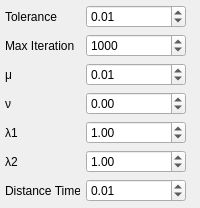
  <widget class="QDockWidget" name="levelSetParamsDock">
   <property name="sizePolicy">
    <sizepolicy hsizetype="Preferred" vsizetype="Preferred">
     <horstretch>0</horstretch>
     <verstretch>0</verstretch>
    </sizepolicy>
   </property>
   <property name="minimumSize">
    <size>
     <width>191</width>
     <height>208</height>
    </size>
   </property>
   <property name="allowedAreas">
    <set>Qt::LeftDockWidgetArea|Qt::RightDockWidgetArea</set>
   </property>
   <property name="windowTitle">
    <string>Level Set</string>
   </property>
   <attribute name="dockWidgetArea">
    <number>1</number>
   </attribute>
   <widget class="QWidget" name="levelSetParamsContent">
    <layout class="QFormLayout" name="formLayout_2">
     <property name="leftMargin">
      <number>5</number>
     </property>
     <property name="topMargin">
      <number>5</number>
     </property>
     <property name="rightMargin">
      <number>5</number>
     </property>
     <property name="bottomMargin">
      <number>5</number>
     </property>
     <item row="0" column="0">
      <widget class="QLabel" name="lblLSTolerance">
       <property name="minimumSize">
        <size>
         <width>75</width>
         <height>0</height>
        </size>
       </property>
       <property name="maximumSize">
        <size>
         <width>75</width>
         <height>16777215</height>
        </size>
       </property>
       <property name="text">
        <string>Tolerance</string>
       </property>
      </widget>
     </item>
     <item row="0" column="1">
      <widget class="QDoubleSpinBox" name="sbLSTolerance">
       <property name="minimumSize">
        <size>
         <width>100</width>
         <height>0</height>
        </size>
       </property>
       <property name="maximumSize">
        <size>
         <width>100</width>
         <height>16777215</height>
        </size>
       </property>
       <property name="readOnly">
        <bool>false</bool>
       </property>
       <property name="maximum">
        <double>0.100000000000000</double>
       </property>
       <property name="singleStep">
        <double>0.050000000000000</double>
       </property>
       <property name="value">
        <double>0.010000000000000</double>
       </property>
      </widget>
     </item>
     <item row="1" column="0">
      <widget class="QLabel" name="lblLSMaxIter">
       <property name="minimumSize">
        <size>
         <width>75</width>
         <height>0</height>
        </size>
       </property>
       <property name="maximumSize">
        <size>
         <width>75</width>
         <height>16777215</height>
        </size>
       </property>
       <property name="text">
        <string>Max Iteration</string>
       </property>
      </widget>
     </item>
     <item row="1" column="1">
      <widget class="QSpinBox" name="sbLSMaxIter">
       <property name="minimumSize">
        <size>
         <width>100</width>
         <height>0</height>
        </size>
       </property>
       <property name="maximumSize">
        <size>
         <width>100</width>
         <height>16777215</height>
        </size>
       </property>
       <property name="minimum">
        <number>1</number>
       </property>
       <property name="maximum">
        <number>5000</number>
       </property>
       <property name="value">
        <number>1000</number>
       </property>
      </widget>
     </item>
     <item row="2" column="0">
      <widget class="QLabel" name="lblLSMu">
       <property name="minimumSize">
        <size>
         <width>75</width>
         <height>0</height>
        </size>
       </property>
       <property name="maximumSize">
        <size>
         <width>75</width>
         <height>16777215</height>
        </size>
       </property>
       <property name="text">
        <string>μ</string>
       </property>
      </widget>
     </item>
     <item row="2" column="1">
      <widget class="QDoubleSpinBox" name="sbLSMu">
       <property name="minimumSize">
        <size>
         <width>100</width>
         <height>0</height>
        </size>
       </property>
       <property name="maximumSize">
        <size>
         <width>100</width>
         <height>16777215</height>
        </size>
       </property>
       <property name="maximum">
        <double>2000.000000000000000</double>
       </property>
       <property name="value">
        <double>0.010000000000000</double>
       </property>
      </widget>
     </item>
     <item row="3" column="0">
      <widget class="QLabel" name="lblLSNu">
       <property name="minimumSize">
        <size>
         <width>75</width>
         <height>0</height>
        </size>
       </property>
       <property name="maximumSize">
        <size>
         <width>75</width>
         <height>16777215</height>
        </size>
       </property>
       <property name="text">
        <string>ν</string>
       </property>
      </widget>
     </item>
     <item row="3" column="1">
      <widget class="QDoubleSpinBox" name="sbLSNu">
       <property name="minimumSize">
        <size>
         <width>100</width>
         <height>0</height>
        </size>
       </property>
       <property name="maximumSize">
        <size>
         <width>100</width>
         <height>16777215</height>
        </size>
       </property>
       <property name="minimum">
        <double>-5000.000000000000000</double>
       </property>
       <property name="maximum">
        <double>5000.000000000000000</double>
       </property>
       <property name="value">
        <double>0.000000000000000</double>
       </property>
      </widget>
     </item>
     <item row="4" column="0">
      <widget class="QLabel" name="lblLSLambda1">
       <property name="minimumSize">
        <size>
         <width>75</width>
         <height>0</height>
        </size>
       </property>
       <property name="maximumSize">
        <size>
         <width>75</width>
         <height>16777215</height>
        </size>
       </property>
       <property name="text">
        <string>λ1</string>
       </property>
      </widget>
     </item>
     <item row="4" column="1">
      <widget class="QDoubleSpinBox" name="sbLSLambda1">
       <property name="minimumSize">
        <size>
         <width>100</width>
         <height>0</height>
        </size>
       </property>
       <property name="maximumSize">
        <size>
         <width>100</width>
         <height>16777215</height>
        </size>
       </property>
       <property name="minimum">
        <double>-5000.000000000000000</double>
       </property>
       <property name="maximum">
        <double>5000.000000000000000</double>
       </property>
       <property name="value">
        <double>1.000000000000000</double>
       </property>
      </widget>
     </item>
     <item row="5" column="0">
      <widget class="QLabel" name="lblLSLambda2">
       <property name="minimumSize">
        <size>
         <width>75</width>
         <height>0</height>
        </size>
       </property>
       <property name="maximumSize">
        <size>
         <width>75</width>
         <height>16777215</height>
        </size>
       </property>
       <property name="text">
        <string>λ2</string>
       </property>
      </widget>
     </item>
     <item row="5" column="1">
      <widget class="QDoubleSpinBox" name="sbLSLambda2">
       <property name="minimumSize">
        <size>
         <width>100</width>
         <height>0</height>
        </size>
       </property>
       <property name="maximumSize">
        <size>
         <width>100</width>
         <height>16777215</height>
        </size>
       </property>
       <property name="minimum">
        <double>-5000.000000000000000</double>
       </property>
       <property name="maximum">
        <double>5000.000000000000000</double>
       </property>
       <property name="value">
        <double>1.000000000000000</double>
       </property>
      </widget>
     </item>
     <item row="6" column="0">
      <widget class="QLabel" name="lblLSDistanceTime">
       <property name="minimumSize">
        <size>
         <width>75</width>
         <height>0</height>
        </size>
       </property>
       <property name="maximumSize">
        <size>
         <width>75</width>
         <height>16777215</height>
        </size>
       </property>
       <property name="text">
        <string>Distance Time</string>
       </property>
      </widget>
     </item>
     <item row="6" column="1">
      <widget class="QDoubleSpinBox" name="sbLSDistanceTime">
       <property name="minimumSize">
        <size>
         <width>100</width>
         <height>0</height>
        </size>
       </property>
       <property name="maximumSize">
        <size>
         <width>100</width>
         <height>16777215</height>
        </size>
       </property>
       <property name="readOnly">
        <bool>false</bool>
       </property>
       <property name="value">
        <double>0.010000000000000</double>
       </property>
      </widget>
     </item>
    </layout>
   </widget>
  </widget>
